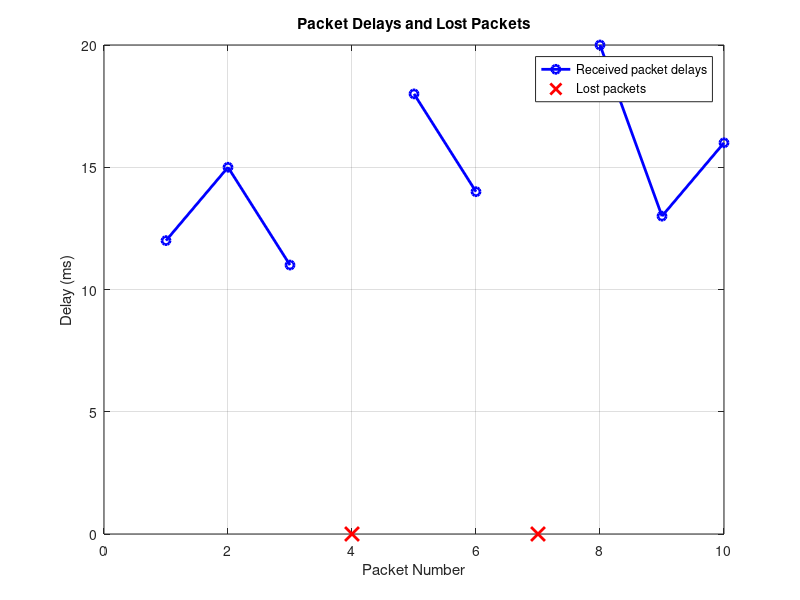

MATLAB code for this plot:
clc; clear; close all;

packet = 1:10;
status = [1 1 1 0 1 1 0 1 1 1];
delay = [12 15 11 NaN 18 14 NaN 20 13 16];

sent = length(packet);
received = sum(status);
lost = sent - received;

pdr = received / sent * 100;
plr = lost / sent * 100;

validDelay = delay(status == 1);

fprintf('Sent packets: %d\n', sent);
fprintf('Received packets: %d\n', received);
fprintf('Lost packets: %d\n', lost);
fprintf('Delivery ratio: %.2f%%\n', pdr);
fprintf('Loss ratio: %.2f%%\n', plr);
fprintf('Mean delay: %.2f ms\n', mean(validDelay));
fprintf('Median delay: %.2f ms\n', median(validDelay));
fprintf('Minimum delay: %.2f ms\n', min(validDelay));
fprintf('Maximum delay: %.2f ms\n', max(validDelay));

figure;
plot(packet, delay, 'bo-', 'LineWidth', 2);
hold on;
plot(packet(status == 0), zeros(1,lost), 'rx', ...
    'MarkerSize', 10, 'LineWidth', 2);
xlabel('Packet Number');
ylabel('Delay (ms)');
title('Packet Delays and Lost Packets');
legend('Received packet delays','Lost packets');
grid on;
